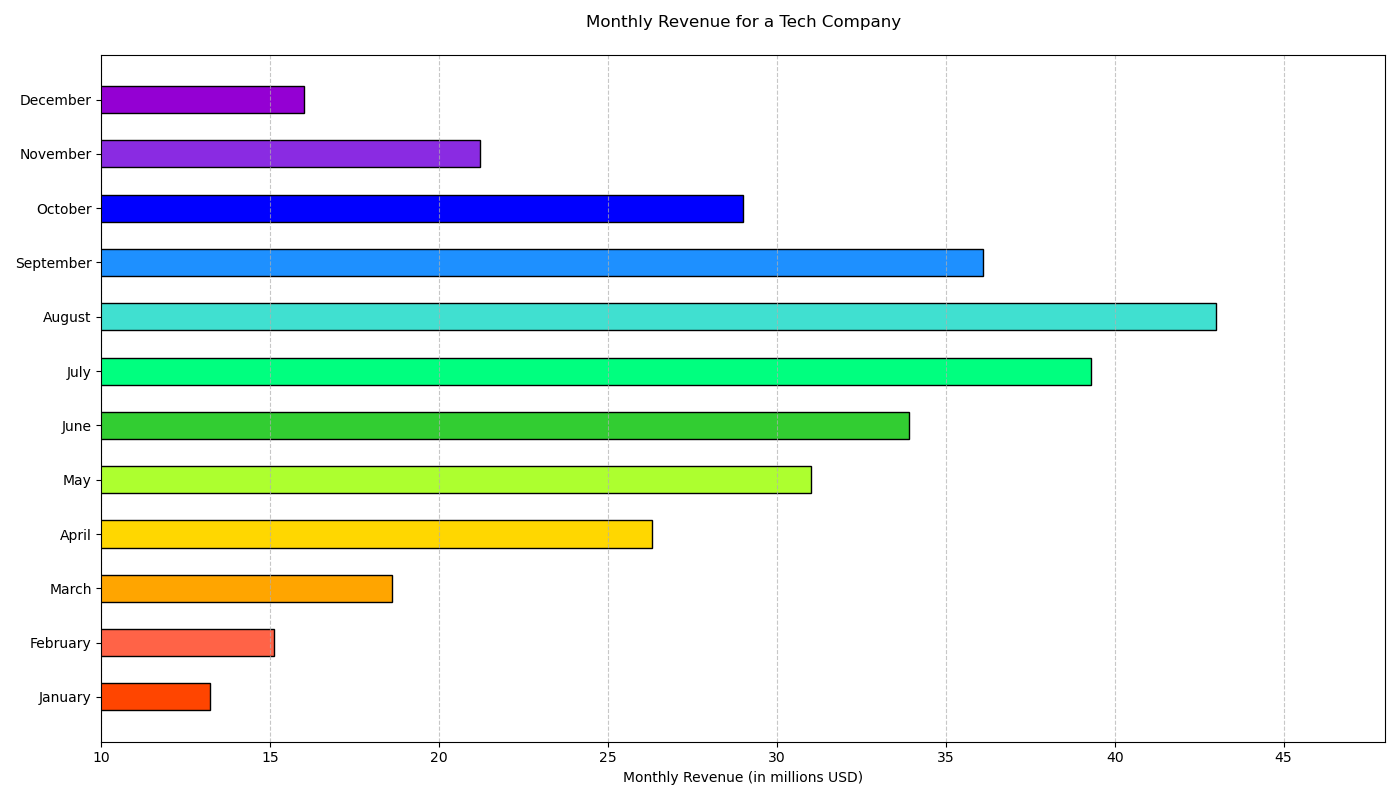

The script that drew this image:

import matplotlib.pyplot as plt

# Data
months = ['January', 'February', 'March', 'April', 'May', 'June', 
          'July', 'August', 'September', 'October', 'November', 'December']
revenue = [13.2, 15.1, 18.6, 26.3, 31.0, 33.9, 39.3, 43.0, 36.1, 29.0, 21.2, 16.0]
colors = ['#FF4500', '#FF6347', '#FFA500', '#FFD700', '#ADFF2F', '#32CD32',
          '#00FF7F', '#40E0D0', '#1E90FF', '#0000FF', '#8A2BE2', '#9400D3']

# Create a horizontal bar chart
plt.figure(figsize=(14, 8))
bars = plt.barh(months, revenue, color=colors, edgecolor='black', height=0.5)

# Customizing the plot
plt.xlabel('Monthly Revenue (in millions USD)')
plt.title('Monthly Revenue for a Tech Company', pad=20)
plt.xlim(10, max(revenue) + 5)
plt.tight_layout()

# Show grid
plt.grid(axis='x', linestyle='--', alpha=0.7)

# Display the plot
plt.show()
